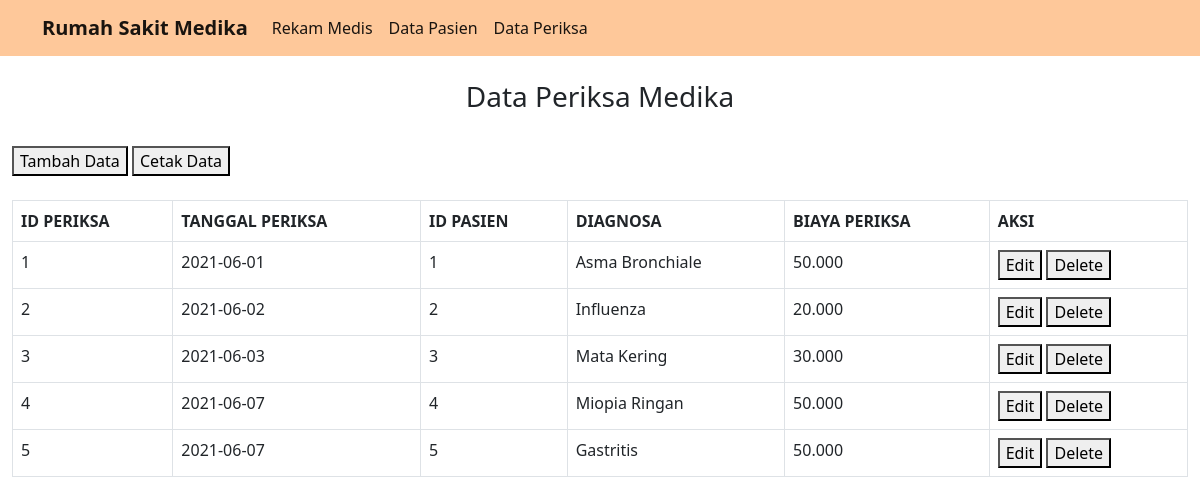
The app's page /periksa.php with its own data.
### tables this page shows
CREATE TABLE `tbl_periksa` (
  `id_periksa` int(11) NOT NULL,
  `tgl_periksa` date NOT NULL,
  `id_pasien` int(11) NOT NULL,
  `diagnosa` varchar(50) NOT NULL,
  `biaya` varchar(20) NOT NULL
);

### connection.php (called while the page is built)
<?php
class Connection
{
    public function get_connection()
    {
        $host = "localhost";
        $database = "rekam_medis";
        $username = "root";
        $password = "";
        $connect = new mysqli($host, $username, $password, $database);
        return $connect;
    }
}
?>

### model.php (called while the page is built, shortened)
<?php
include 'connection.php';
class Model extends Connection
{
    public function __construct()
    {
        $this->conn = $this->get_connection();
    }
    public function tampil_data_periksa()
    {
        $sql = "SELECT * FROM tbl_periksa";
        $bind = $this->conn->query($sql);
        while ($obj = $bind->fetch_object()) {
            $baris[] = $obj;
        }
        if (!empty($baris)) {
            return $baris;
        }
    }
}

### periksa.php (the view, shortened to what this page needs)
<?php
include 'model.php';
$model = new Model();
?>
<!doctype html>
<html lang="en">
<head>
    <link href="https://cdn.jsdelivr.net/npm/bootstrap@5.0.0-beta3/dist/css/bootstrap.min.css" rel="stylesheet">
</head>
<body>
<nav class="navbar navbar-expand-lg navbar-light" style="background-color: #fec89a;">
  <div class="container">
    <a class="navbar-brand" href="#"><b>Rumah Sakit Medika</b></a>
    <div class="collapse navbar-collapse" id="navbarNav">
      <ul class="navbar-nav ml-auto">
        <li class="nav-item active">
          <a class="nav-link active" href="index.php">Rekam Medis</a>
        </li>
        <li class="nav-item">
          <a class="nav-link active" href="pasien.php">Data Pasien</a>
        </li>
        <li class="nav-item">
          <a class="nav-link active" href="periksa.php">Data Periksa</a>
        </li>
      </ul>
    </div>
  </div>
</nav>
    <div class="container-fluid"><br>
        <h3 align="center">Data Periksa Medika</h3><br>
        <a href="create_periksa.php"><button type="button">Tambah Data</button></a>
        <a href="print_periksa.php" target="_blank"><button type="button">Cetak Data</button></a><br>
        <br>
        <table class="table table-bordered" style="background-color: #fffff;">
            <thead>
                <tr>
                    <th>ID PERIKSA</th>
                    <th>TANGGAL PERIKSA</th>
                    <th>ID PASIEN</th>
                    <th>DIAGNOSA</th>
                    <th>BIAYA PERIKSA</th>
                    <th>AKSI</th>
                </tr>
            </thead>
            <tbody>
                <?php
                    $result = $model->tampil_data_periksa();
                    if (!empty($result)) {
                        foreach ($result as $data) : ?>
                <tr>
                    <td><?= $data->id_periksa ?></td>
                    <td><?= $data->tgl_periksa ?></td>
                    <td><?= $data->id_pasien ?></td>
                    <td><?= $data->diagnosa ?></td>
                    <td><?= $data->biaya ?></td>
                    <td>
                        <a name="edit" id="edit" href="edit_periksa.php?id=<?=$data->id_periksa?>"><button type="button">Edit</button></a>
                        <a name="delete" id="delete" href="process.php?id=<?=$data->id_periksa?>"><button type="button">Delete</button></a>
                    </td>
                </tr>
                <?php endforeach;
                    }else { ?>
                <tr>
                    <td colspan="9">Belum Ada Data Pada Tabel Pasien</td>
                </tr>
                <?php } ?>
            </tbody>
        </table>
    </div>
</body>
</html>

### records on screen
tbl_periksa: id_periksa "1", tgl_periksa "2021-06-01", id_pasien "1", diagnosa "Asma Bronchiale", biaya "50.000"
tbl_periksa: id_periksa "2", tgl_periksa "2021-06-02", id_pasien "2", diagnosa "Influenza", biaya "20.000"
tbl_periksa: id_periksa "3", tgl_periksa "2021-06-03", id_pasien "3", diagnosa "Mata Kering", biaya "30.000"
tbl_periksa: id_periksa "4", tgl_periksa "2021-06-07", id_pasien "4", diagnosa "Miopia Ringan", biaya "50.000"
tbl_periksa: id_periksa "5", tgl_periksa "2021-06-07", id_pasien "5", diagnosa "Gastritis", biaya "50.000"
